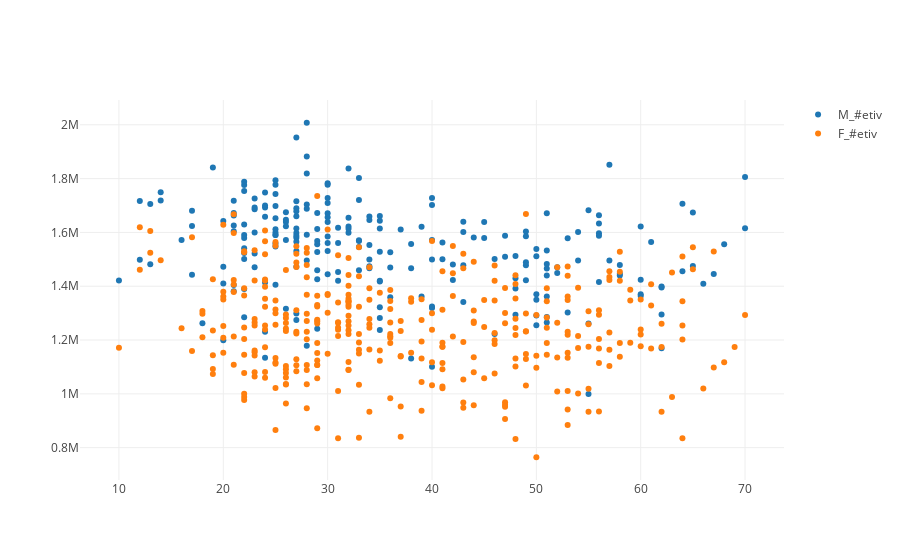

Notebook code cell kept with this figure:
### Code cell
cols_ff = cols_f[:1]
cols_ff = ['#etiv']
data=[]
for col in cols_ff:
    trace1 = go.Scatter(
        x = df_m['idade'],
        y = df_m[col],
        mode = 'markers',
        name = 'M_{}'.format(col)
    )
    trace2 = go.Scatter(
        x = df_f['idade'],
        y = df_f[col],
        mode = 'markers',
        name = 'F_{}'.format(col)
    )

    data.append(trace1)
    data.append(trace2)

iplot(data, filename='scatter-mode')

### Figure 1 — Plotly figure (JSON) as saved in the notebook; plotly's stock layout.template omitted (floating-point values rounded to 4 significant figures; data arrays with more than 128 entries replaced by an {"elided": "..."} marker saying what was removed)
{"data": [{"mode": "markers", "name": "M_#etiv", "type": "scatter", "uid": "e42140da-898e-46fd-84c1-ab56c03f6061", "x": {"elided": "228 int values"}, "y": {"elided": "228 float values"}}, {"mode": "markers", "name": "F_#etiv", "type": "scatter", "uid": "ed4e9ba8-5fd8-4a21-97e9-9ca23c71d863", "x": {"elided": "345 int values"}, "y": {"elided": "345 float values"}}], "layout": {"autosize": true, "xaxis": {"autorange": true, "range": [6.449, 73.55], "showspikes": false, "type": "linear"}, "yaxis": {"autorange": true, "range": [673300.0, 2099000.0], "showspikes": false, "type": "linear"}}}
